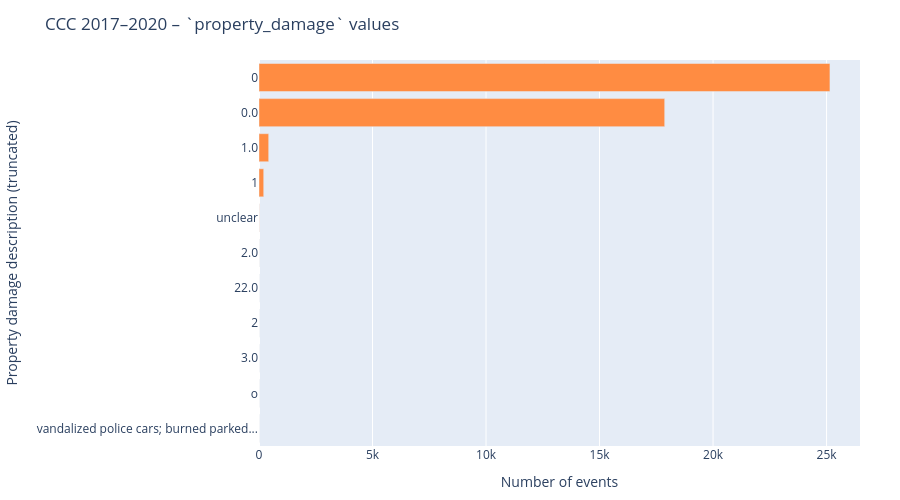
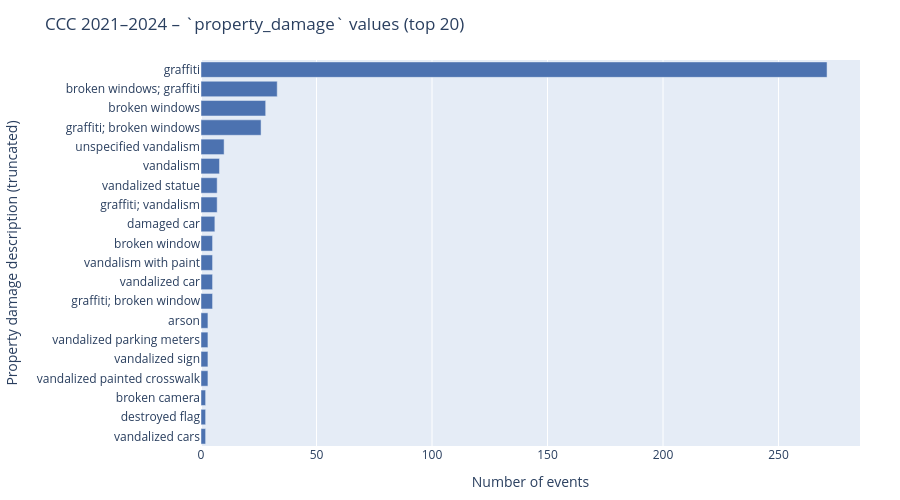
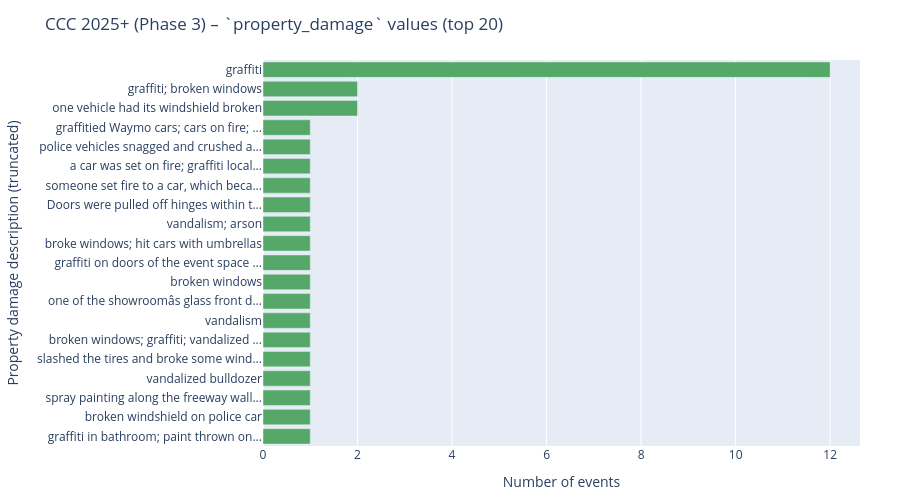

Here is the notebook cell these charts were saved with, in order:
### Code cell
display(Markdown("## `property_damage` descriptions by phase"))

def clean_prop_damage(series: pd.Series) -> pd.Series:
    s = series.astype("string").fillna("").str.strip()
    return s[s != ""]   # drop empty

def prep_phase_df(df, phase_label, top_n=None, max_len=40):
    s = clean_prop_damage(df["property_damage"])
    counts = s.value_counts()
    if top_n is not None:
        counts = counts.head(top_n)

    counts = counts.sort_values(ascending=True)

    out = counts.reset_index()
    out.columns = ["full_label", "count"]

    out["short_label"] = out["full_label"].apply(
        lambda txt: txt if len(txt) <= max_len else txt[: max_len - 3] + "..."
    )
    out["phase"] = phase_label
    return out

# (phase label, df, color, top_n)
phases = [
    ("CCC 2017–2020", ccc_2017_2020, "#FF8C42", None),   # all values (11)
    ("CCC 2021–2024", ccc_2021_2024, "#4C72B0", 20),     # top 20
    ("CCC 2025+ (Phase 3)", ccc_2025_plus, "#55A868", 20),
]

for phase_label, df, color, top_n in phases:
    phase_df = prep_phase_df(df, phase_label, top_n=top_n)

    subtitle = "" if top_n is None else f" (top {top_n})"
    title = f"{phase_label} – `property_damage` values{subtitle}"

    fig = px.bar(
        phase_df,
        x="count",
        y="short_label",
        orientation="h",
        title=title,
    )

    fig.update_traces(
        marker_color=color,
        customdata=phase_df[["full_label"]].to_numpy(),
        hovertemplate=(
            "<b>%{customdata[0]}</b><br>"  # full property_damage text
            "Count: %{x}<extra></extra>"
        ),
    )

    fig.update_layout(
        xaxis_title="Number of events",
        yaxis_title="Property damage description (truncated)",
        margin=dict(l=140, r=40, t=60, b=40),
        height=500,
    )

    fig.show()

### Figure 1 — Plotly figure (JSON) as saved in the notebook; plotly's stock layout.template omitted (floating-point values rounded to 4 significant figures)
{"data": [{"customdata": [["vandalized police cars; burned parked car; broken windows; vandalized bus stops"], ["o"], ["3.0"], ["2"], ["22.0"], ["2.0"], ["unclear"], ["1"], ["1.0"], ["0.0"], ["0"]], "hovertemplate": "<b>%{customdata[0]}</b><br>Count: %{x}<extra></extra>", "legendgroup": "", "marker": {"color": "#FF8C42", "pattern": {"shape": ""}}, "name": "", "orientation": "h", "showlegend": false, "textposition": "auto", "type": "bar", "x": [1, 1, 1, 1, 1, 2, 7, 208, 427, 17870, 25149], "xaxis": "x", "y": ["vandalized police cars; burned parked...", "o", "3.0", "2", "22.0", "2.0", "unclear", "1", "1.0", "0.0", "0"], "yaxis": "y"}], "layout": {"barmode": "relative", "height": 500, "legend": {"tracegroupgap": 0}, "margin": {"b": 40, "l": 140, "r": 40, "t": 60}, "title": {"text": "CCC 2017–2020 – `property_damage` values"}, "xaxis": {"anchor": "y", "domain": [0, 1], "title": {"text": "Number of events"}}, "yaxis": {"anchor": "x", "domain": [0, 1], "title": {"text": "Property damage description (truncated)"}}}}

### Figure 2 — Plotly figure (JSON) as saved in the notebook; plotly's stock layout.template omitted (floating-point values rounded to 4 significant figures)
{"data": [{"customdata": [["vandalized cars"], ["destroyed flag"], ["broken camera"], ["vandalized painted crosswalk"], ["vandalized sign"], ["vandalized parking meters"], ["arson"], ["graffiti; broken window"], ["vandalized car"], ["vandalism with paint"], ["broken window"], ["damaged car"], ["graffiti; vandalism"], ["vandalized statue"], ["vandalism"], ["unspecified vandalism"], ["graffiti; broken windows"], ["broken windows"], ["broken windows; graffiti"], ["graffiti"]], "hovertemplate": "<b>%{customdata[0]}</b><br>Count: %{x}<extra></extra>", "legendgroup": "", "marker": {"color": "#4C72B0", "pattern": {"shape": ""}}, "name": "", "orientation": "h", "showlegend": false, "textposition": "auto", "type": "bar", "x": [2, 2, 2, 3, 3, 3, 3, 5, 5, 5, 5, 6, 7, 7, 8, 10, 26, 28, 33, 271], "xaxis": "x", "y": ["vandalized cars", "destroyed flag", "broken camera", "vandalized painted crosswalk", "vandalized sign", "vandalized parking meters", "arson", "graffiti; broken window", "vandalized car", "vandalism with paint", "broken window", "damaged car", "graffiti; vandalism", "vandalized statue", "vandalism", "unspecified vandalism", "graffiti; broken windows", "broken windows", "broken windows; graffiti", "graffiti"], "yaxis": "y"}], "layout": {"barmode": "relative", "height": 500, "legend": {"tracegroupgap": 0}, "margin": {"b": 40, "l": 140, "r": 40, "t": 60}, "title": {"text": "CCC 2021–2024 – `property_damage` values (top 20)"}, "xaxis": {"anchor": "y", "domain": [0, 1], "title": {"text": "Number of events"}}, "yaxis": {"anchor": "x", "domain": [0, 1], "title": {"text": "Property damage description (truncated)"}}}}

### Figure 3 — Plotly figure (JSON) as saved in the notebook; plotly's stock layout.template omitted (floating-point values rounded to 4 significant figures)
{"data": [{"customdata": [["graffiti in bathroom; paint thrown on building facade"], ["broken windshield on police car"], ["spray painting along the freeway walls and a Metro bus"], ["vandalized bulldozer"], ["slashed the tires and broke some windows of an abandoned jeep that belonged to the Neo-Nazi group"], ["broken windows; graffiti; vandalized office equipment"], ["vandalism"], ["one of the showroomâs glass front doors was smashed"], ["broken windows"], ["graffiti on doors of the event space that Riley Gaines was speaking at"], ["broke windows; hit cars with umbrellas"], ["vandalism; arson"], ["Doors were pulled off hinges within the building; doors were glued shut; windows were broke; machine manufacturing tools reportedly worth thousands of dollars were smashed; Boeing mural was defaced; participants started small fires; reports estimate protesters caused more than $1 million in damages to the campus;"], ["someone set fire to a car, which became engulfed in flames [unclear from reporting if it was done by a protester]"], ["a car was set on fire; graffiti local businesses"], ["police vehicles snagged and crushed at least two electric scooters that protesters had used"], ["graffitied Waymo cars; cars on fire; building graffitied; broken windshields of law enforcement vehicles from concrete and rocks; lime scooters thrown into Waymo fires"], ["one vehicle had its windshield broken"], ["graffiti; broken windows"], ["graffiti"]], "hovertemplate": "<b>%{customdata[0]}</b><br>Count: %{x}<extra></extra>", "legendgroup": "", "marker": {"color": "#55A868", "pattern": {"shape": ""}}, "name": "", "orientation": "h", "showlegend": false, "textposition": "auto", "type": "bar", "x": [1, 1, 1, 1, 1, 1, 1, 1, 1, 1, 1, 1, 1, 1, 1, 1, 1, 2, 2, 12], "xaxis": "x", "y": ["graffiti in bathroom; paint thrown on...", "broken windshield on police car", "spray painting along the freeway wall...", "vandalized bulldozer", "slashed the tires and broke some wind...", "broken windows; graffiti; vandalized ...", "vandalism", "one of the showroomâs glass front d...", "broken windows", "graffiti on doors of the event space ...", "broke windows; hit cars with umbrellas", "vandalism; arson", "Doors were pulled off hinges within t...", "someone set fire to a car, which beca...", "a car was set on fire; graffiti local...", "police vehicles snagged and crushed a...", "graffitied Waymo cars; cars on fire; ...", "one vehicle had its windshield broken", "graffiti; broken windows", "graffiti"], "yaxis": "y"}], "layout": {"barmode": "relative", "height": 500, "legend": {"tracegroupgap": 0}, "margin": {"b": 40, "l": 140, "r": 40, "t": 60}, "title": {"text": "CCC 2025+ (Phase 3) – `property_damage` values (top 20)"}, "xaxis": {"anchor": "y", "domain": [0, 1], "title": {"text": "Number of events"}}, "yaxis": {"anchor": "x", "domain": [0, 1], "title": {"text": "Property damage description (truncated)"}}}}
